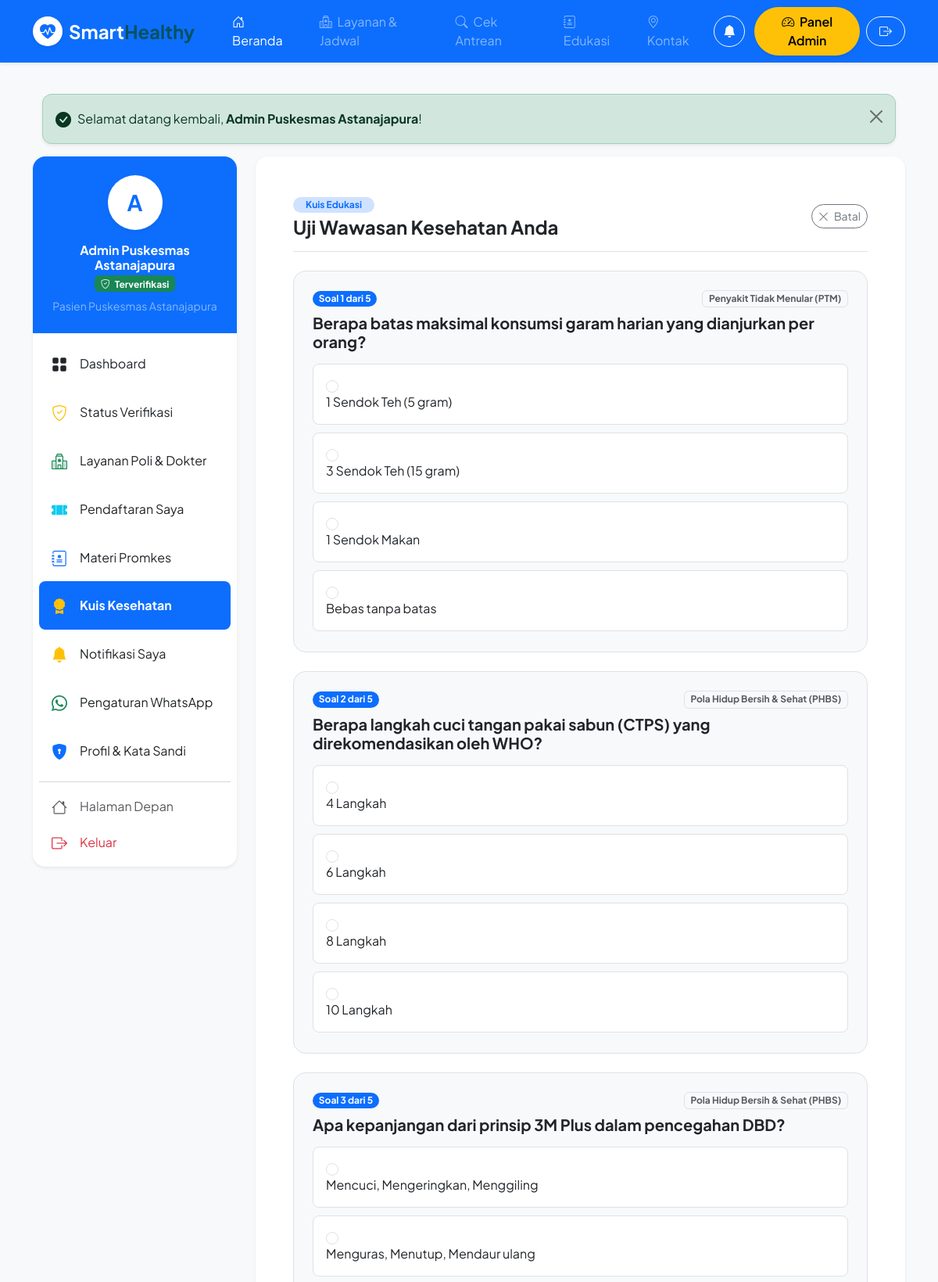
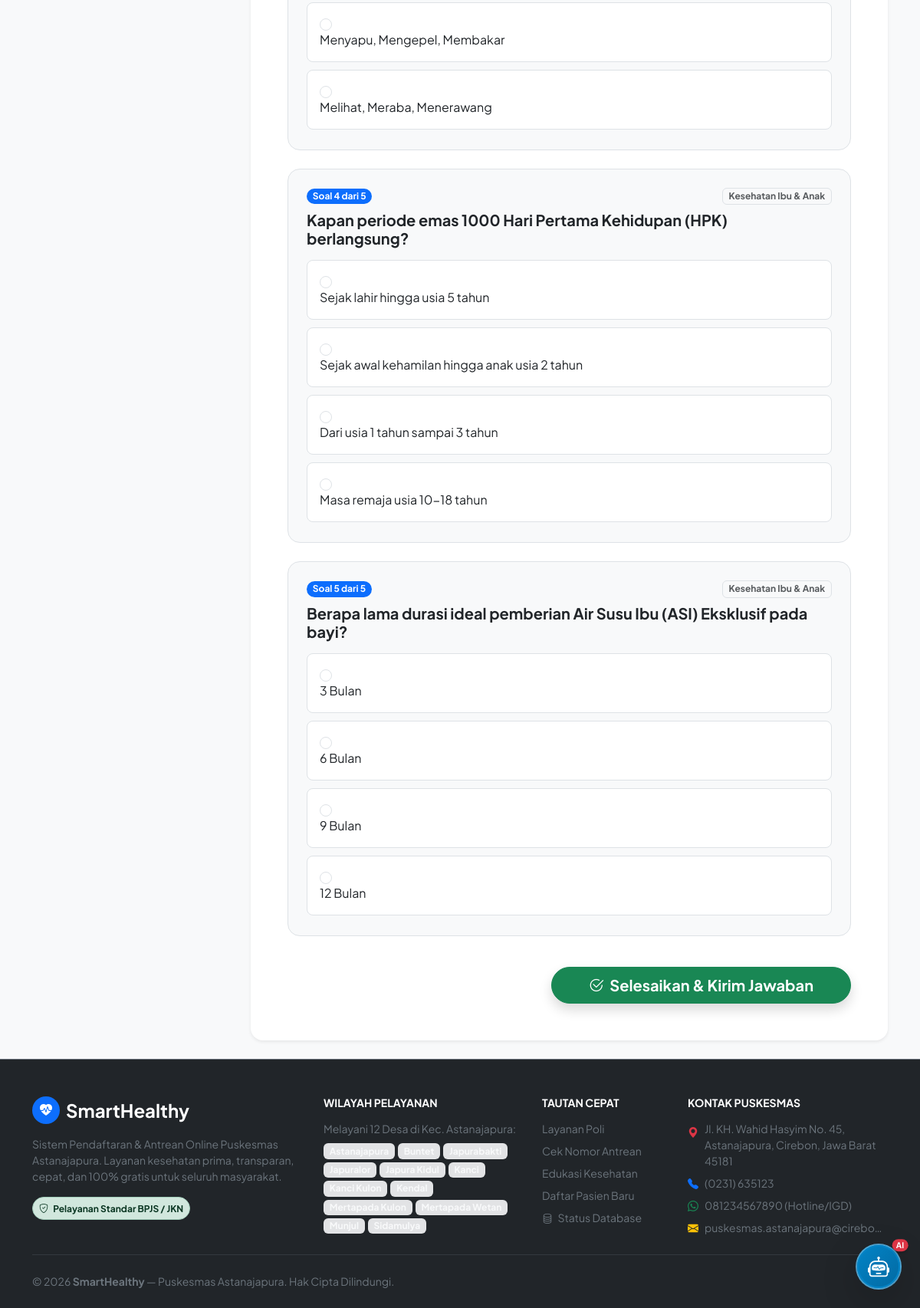
The page /kuis/mulai (signed in) on the database its author committed (2 pictures, top to bottom).
### tables this page shows
CREATE TABLE `questions` (
  `id` int(10) unsigned NOT NULL AUTO_INCREMENT,
  `category_id` int(10) unsigned DEFAULT NULL,
  `question_text` text NOT NULL,
  `explanation` text DEFAULT NULL,
  `points` int(11) NOT NULL DEFAULT 10,
  `status` enum('active','inactive') NOT NULL DEFAULT 'active',
  `created_at` timestamp NOT NULL DEFAULT current_timestamp(),
  `updated_at` timestamp NOT NULL DEFAULT current_timestamp() ON UPDATE current_timestamp(),
  PRIMARY KEY (`id`),
  KEY `fk_questions_category` (`category_id`),
  CONSTRAINT `fk_questions_category` FOREIGN KEY (`category_id`) REFERENCES `health_categories` (`id`) ON DELETE SET NULL ON UPDATE CASCADE
);

CREATE TABLE `health_categories` (
  `id` int(10) unsigned NOT NULL AUTO_INCREMENT,
  `name` varchar(100) NOT NULL,
  `slug` varchar(120) NOT NULL,
  `description` text DEFAULT NULL,
  `created_at` timestamp NOT NULL DEFAULT current_timestamp(),
  `updated_at` timestamp NOT NULL DEFAULT current_timestamp() ON UPDATE current_timestamp(),
  PRIMARY KEY (`id`),
  UNIQUE KEY `slug` (`slug`)
);

CREATE TABLE `question_options` (
  `id` int(10) unsigned NOT NULL AUTO_INCREMENT,
  `question_id` int(10) unsigned NOT NULL,
  `option_text` text NOT NULL,
  `is_correct` tinyint(1) NOT NULL DEFAULT 0,
  `created_at` timestamp NOT NULL DEFAULT current_timestamp(),
  `updated_at` timestamp NOT NULL DEFAULT current_timestamp() ON UPDATE current_timestamp(),
  PRIMARY KEY (`id`),
  KEY `fk_options_question` (`question_id`),
  CONSTRAINT `fk_options_question` FOREIGN KEY (`question_id`) REFERENCES `questions` (`id`) ON DELETE CASCADE ON UPDATE CASCADE
);

### app/Core/Controller.php (called while the page is built, shortened)
<?php
abstract class Controller
{
    protected function render(string $view, array $data = [], string $layout = 'layouts/main'): void
    {
        extract($data);
        $viewPath = dirname(__DIR__) . "/Views/{$view}.php";
        require $viewPath;
    }
}

### app/Controllers/QuizController.php (called while the page is built, shortened)
<?php
class QuizController extends Controller
{
    public function start(): void
    {
        $questionModel = new Question();
        $questions = $questionModel->getQuizSet(5);
        $this->render('user/quiz_play', [
            'pageTitle' => 'Mulai Kuis Kesehatan - SmartHealthy',
            'questions' => $questions,
        ], 'layouts/user');
    }
}

### public/index.php (called while the page is built, shortened)
<?php
spl_autoload_register(function ($class) {
    $prefix = 'App\\';
    $baseDir = ROOT_PATH . '/app/';
    $len = strlen($prefix);
    $relativeClass = substr($class, $len);
    $file = $baseDir . str_replace('\\', '/', $relativeClass) . '.php';
});
$app = new App();
$app->run();

### index.php (called while the page is built)
<?php
require_once __DIR__ . '/public/index.php';

### app/Core/Env.php (called while the page is built, shortened)
<?php
class Env
{
    public static function get(string $key, mixed $default = null): mixed
    {
        $value = getenv($key);
        return $value;
    }
}

### app/Config/App.php (called while the page is built, shortened)
<?php
class App
{
    public static function baseUrl(string $path = ''): string
    {
        $baseUrl = Env::get('APP_URL');
        $baseUrl = rtrim($baseUrl, '/');
        $path = ltrim($path, '/');
        return $path === '' ? $baseUrl : "{$baseUrl}/{$path}";
    }
}

### app/Config/Database.php (called while the page is built, shortened)
<?php
class Database
{
    public static function config(): array
    {
        return [
            'driver'   => Env::get('DB_CONNECTION', 'mysql'),
            'host'     => Env::get('DB_HOST', '127.0.0.1'),
            'port'     => Env::get('DB_PORT', '3306'),
            'database' => Env::get('DB_DATABASE', 'smarthealthy'),
            'username' => Env::get('DB_USERNAME', 'root'),
            'password' => Env::get('DB_PASSWORD', ''),
            'charset'  => 'utf8mb4',
            'options'  => [
                \PDO::ATTR_ERRMODE            => \PDO::ERRMODE_EXCEPTION,
                \PDO::ATTR_DEFAULT_FETCH_MODE => \PDO::FETCH_ASSOC,
                \PDO::ATTR_EMULATE_PREPARES   => false,
            ]
        ];
    }
}

### app/Core/Database.php (called while the page is built, shortened)
<?php
class Database
{
    private static ?PDO $instance = null;
    public static function getConnection(): PDO
    {
        if (self::$instance === null) {
            $config = DbConfig::config();
            $dsn = "{$config['driver']}:host={$config['host']};port={$config['port']};dbname={$config['database']};charset={$config['charset']}";
            try {
                self::$instance = new PDO($dsn, $config['username'], $config['password'], $config['options']);
            } catch (PDOException $e) {
                throw new PDOException("Gagal terhubung ke database `{$config['database']}` di {$config['host']}:{$config['port']}. Pastikan MySQL sudah berjalan di XAMPP dan database telah dibuat via migration. Error: " . $e->getMessage());
            }
        }
        return self::$instance;
    }
}

### app/Models/Question.php (called while the page is built, shortened)
<?php
class Question extends Model
{
    protected string $table = 'questions';
    public function getQuizSet(int $limit = 5): array
    {
        $sql = "SELECT q.*, c.name as category_name
                FROM `{$this->table}` q
                LEFT JOIN `health_categories` c ON q.category_id = c.id
                WHERE q.status = 'active'
                ORDER BY RAND() LIMIT {$limit}";
        $questions = $this->query($sql);
        $optionModel = new QuestionOption();
        foreach ($questions as &$q) {
            $q['options'] = $optionModel->getByQuestion((int) $q['id']);
        }
        return $questions;
    }
}

### app/Core/Model.php (called while the page is built, shortened)
<?php
abstract class Model
{
    protected string $table = '';
    protected ?PDO $db = null;
    public function __construct()
    {
        $this->db = Database::getConnection();
    }
    public function where(string $column, mixed $value, string $orderBy = 'id DESC'): array
    {
        $stmt = $this->db->prepare("SELECT * FROM `{$this->table}` WHERE `{$column}` = :val ORDER BY {$orderBy}");
        $stmt->execute(['val' => $value]);
        return $stmt->fetchAll();
    }
    public function query(string $sql, array $params = []): array
    {
        $stmt = $this->db->prepare($sql);
        $stmt->execute($params);
        return $stmt->fetchAll();
    }
}

### app/Models/QuestionOption.php (called while the page is built, shortened)
<?php
class QuestionOption extends Model
{
    public function getByQuestion(int $questionId): array
    {
        return $this->where('question_id', $questionId, 'id ASC');
    }
}

### app/Views/user/quiz_play.php (the view, shortened to what this page needs)
<div class="card border-0 shadow-sm rounded-4 bg-white p-4 p-md-5">
    <div class="d-flex justify-content-between align-items-center mb-4 pb-3 border-bottom">
        <div>
            <span class="badge bg-primary-subtle text-primary rounded-pill px-3 py-1 fw-bold mb-1">Kuis Edukasi</span>
            <h4 class="fw-bold text-dark mb-0">Uji Wawasan Kesehatan Anda</h4>
        </div>
        <a href="<?= App::baseUrl('/kuis') ?>" class="btn btn-outline-secondary rounded-pill btn-sm">
            <i class="bi bi-x-lg me-1"></i> Batal
        </a>
    </div>
    <form action="<?= App::baseUrl('/kuis/kirim') ?>" method="POST">
        <?php foreach ($questions as $index => $q): ?>
            <div class="p-4 bg-light rounded-4 mb-4 border">
                <div class="d-flex align-items-center justify-content-between mb-2">
                    <span class="badge bg-primary rounded-pill">Soal <?= $index + 1 ?> dari <?= count($questions) ?></span>
                    <?php if (!empty($q['category_name'])): ?>
                        <span class="badge bg-light text-muted border"><?= htmlspecialchars($q['category_name']) ?></span>
                    <?php endif; ?>
                </div>
                <h5 class="fw-bold text-dark mb-3"><?= htmlspecialchars($q['question_text']) ?></h5>
                <div class="d-flex flex-column gap-2">
                    <?php if (!empty($q['options'])): ?>
                        <?php foreach ($q['options'] as $opt): ?>
                            <div class="form-check p-3 bg-white border rounded-3 cursor-pointer hover-shadow-sm">
                                <input class="form-check-input ms-0 me-3" type="radio" name="answers[<?= $q['id'] ?>]" id="opt_<?= $opt['id'] ?>" value="<?= $opt['id'] ?>" required>
                                <label class="form-check-label w-100 cursor-pointer text-dark" for="opt_<?= $opt['id'] ?>">
                                    <?= htmlspecialchars($opt['option_text']) ?>
                                </label>
                            </div>
                        <?php endforeach; ?>
                    <?php endif; ?>
                </div>
            </div>
        <?php endforeach; ?>
        <div class="text-end pt-3">
            <button type="submit" class="btn btn-success btn-lg rounded-pill px-5 fw-bold shadow">
                <i class="bi bi-check2-circle me-1"></i> Selesaikan & Kirim Jawaban
            </button>
        </div>
    </form>
</div>

### app/Core/App.php (shortened to what this page needs)
<?php
class App
{
    private static array $routes = [];
    private static function addRoute(string $method, string $path, array|callable $handler): void
    {
        $path = '/' . trim($path, '/');
        self::$routes[] = [
            'method'  => strtoupper($method),
            'path'    => $path,
            'handler' => $handler,
        ];
    }
    public function run(): void
    {
        $requestMethod = $_SERVER['REQUEST_METHOD'] ?? 'GET';
        $requestUri = $this->parseUri();
        foreach (self::$routes as $route) {
            if ($route['method'] !== $requestMethod && $route['method'] !== 'ANY') {
                continue;
            }
            $pattern = $this->convertRouteToRegex($route['path']);
            if (preg_match($pattern, $requestUri, $matches)) {
                array_shift($matches);
                $handler = $route['handler'];
                if (is_array($handler) && count($handler) === 2) {
                    [$controllerClass, $action] = $handler;
                    if (class_exists($controllerClass)) {
                        $controller = new $controllerClass();
                        if (method_exists($controller, $action)) {
                            call_user_func_array([$controller, $action], $matches);
                            return;
                        }
                    }
                }
            }
        }
    }
    private function parseUri(): string
    {
        $uri = $_SERVER['REQUEST_URI'] ?? '/';
        $scriptName = $_SERVER['SCRIPT_NAME'] ?? '';
        $baseDir = dirname($scriptName);
        $baseDir = str_replace('\\', '/', $baseDir);
        if ($baseDir !== '/' && str_starts_with($uri, $baseDir)) {
            $uri = substr($uri, strlen($baseDir));
        }
        $parentDir = dirname($baseDir);
        $uri = '/' . trim($uri, '/');
        return $uri;
    }
    private function convertRouteToRegex(string $routePath): string
    {
        $pattern = preg_replace('/\{([a-zA-Z0-9_]+)\}/', '([^/]+)', $routePath);
        return '#^' . $pattern . '$#';
    }
}

### public/css/app.css (style rules this page uses)
:root { --primary-color: #0d6efd; --primary-dark: #0a58ca; --primary-light: #e7f1ff; --secondary-teal: #0ea5e9; --health-green: #10b981; --warm-accent: #f59e0b; --dark-navy: #0f172a; --card-bg: #ffffff; --border-color: #e2e8f0; --font-family: 'Plus Jakarta Sans', system-ui, -apple-system, sans-serif; }
body { font-family: var(--font-family); color: #334155; background-color: #f8fafc; -webkit-font-smoothing: antialiased; }
.cursor-pointer { cursor: pointer; }

### rows shown on the page
questions: count($questions) "5", category.name "Penyakit Tidak Menular (PTM)", question_text "Berapa batas maksimal konsumsi garam harian yang dianjurkan per orang?"
question_options: option_text "1 Sendok Teh (5 gram)"
question_options: option_text "3 Sendok Teh (15 gram)"
question_options: option_text "1 Sendok Makan"
question_options: option_text "Bebas tanpa batas"
questions: count($questions) "5", category.name "Pola Hidup Bersih & Sehat (PHBS)", question_text "Berapa langkah cuci tangan pakai sabun (CTPS) yang direkomendasikan oleh WHO?"
question_options: option_text "4 Langkah"
question_options: option_text "6 Langkah"
question_options: option_text "8 Langkah"
question_options: option_text "10 Langkah"
questions: count($questions) "5", category.name "Pola Hidup Bersih & Sehat (PHBS)", question_text "Apa kepanjangan dari prinsip 3M Plus dalam pencegahan DBD?"
question_options: option_text "Mencuci, Mengeringkan, Menggiling"
question_options: option_text "Menguras, Menutup, Mendaur ulang"
question_options: option_text "Menyapu, Mengepel, Membakar"
question_options: option_text "Melihat, Meraba, Menerawang"
questions: count($questions) "5", category.name "Kesehatan Ibu & Anak", question_text "Kapan periode emas 1000 Hari Pertama Kehidupan (HPK) berlangsung?"
question_options: option_text "Sejak lahir hingga usia 5 tahun"
question_options: option_text "Sejak awal kehamilan hingga anak usia 2 tahun"
question_options: option_text "Dari usia 1 tahun sampai 3 tahun"
question_options: option_text "Masa remaja usia 10-18 tahun"
questions: count($questions) "5", category.name "Kesehatan Ibu & Anak", question_text "Berapa lama durasi ideal pemberian Air Susu Ibu (ASI) Eksklusif pada bayi?"
question_options: option_text "3 Bulan"
question_options: option_text "6 Bulan"
question_options: option_text "9 Bulan"
question_options: option_text "12 Bulan"

### other values the page prints
$msg "Selamat datang kembali, Admin Puskesmas Astanajapura !"
